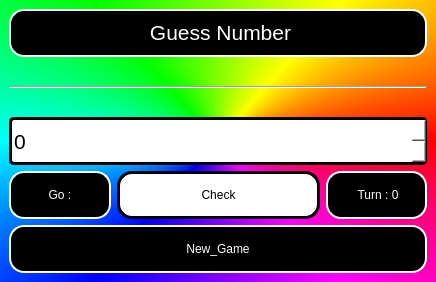
<?xml version="1.0" encoding="UTF-8"?>
<ui version="4.0">
 <class>MainWindow</class>
 <widget class="QMainWindow" name="MainWindow">
  <property name="geometry">
   <rect>
    <x>0</x>
    <y>0</y>
    <width>436</width>
    <height>282</height>
   </rect>
  </property>
  <property name="windowTitle">
   <string>GuessNumber</string>
  </property>
  <property name="styleSheet">
   <string notr="true">background-color:qconicalgradient(cx:0.5, cy:0.5, angle:0, stop:0 rgba(255, 0, 0, 255), stop:0.166 rgba(255, 255, 0, 255), stop:0.333 rgba(0, 255, 0, 255), stop:0.5 rgba(0, 255, 255, 255), stop:0.666 rgba(0, 0, 255, 255), stop:0.833 rgba(255, 0, 255, 255), stop:1 rgba(255, 0, 0, 255))</string>
  </property>
  <widget class="QWidget" name="centralwidget">
   <layout class="QGridLayout" name="gridLayout">
    <item row="0" column="0" colspan="4">
     <widget class="QLabel" name="label">
      <property name="sizePolicy">
       <sizepolicy hsizetype="Preferred" vsizetype="Preferred">
        <horstretch>0</horstretch>
        <verstretch>0</verstretch>
       </sizepolicy>
      </property>
      <property name="font">
       <font>
        <pointsize>16</pointsize>
       </font>
      </property>
      <property name="styleSheet">
       <string notr="true">background-color: rgb(0, 0, 0);
border-style: outset;
border-width:2px;
border-radius:15px;
border-color: white;
color: rgb(255, 255, 255);</string>
      </property>
      <property name="text">
       <string>&lt;html&gt;&lt;head/&gt;&lt;body&gt;&lt;p align=&quot;center&quot;&gt;&lt;span style=&quot; color:#ffffff;&quot;&gt;Guess Number&lt;/span&gt;&lt;/p&gt;&lt;/body&gt;&lt;/html&gt;</string>
      </property>
     </widget>
    </item>
    <item row="3" column="1" colspan="2">
     <widget class="QPushButton" name="check_game">
      <property name="sizePolicy">
       <sizepolicy hsizetype="Minimum" vsizetype="Preferred">
        <horstretch>0</horstretch>
        <verstretch>0</verstretch>
       </sizepolicy>
      </property>
      <property name="styleSheet">
       <string notr="true">background-color:white;
border-style: outset;
border-width:3px;
border-radius: 15px;
border-color: black;
color: black;</string>
      </property>
      <property name="text">
       <string>Check</string>
      </property>
     </widget>
    </item>
    <item row="1" column="0" colspan="4">
     <widget class="Line" name="line">
      <property name="sizePolicy">
       <sizepolicy hsizetype="Minimum" vsizetype="Preferred">
        <horstretch>0</horstretch>
        <verstretch>0</verstretch>
       </sizepolicy>
      </property>
      <property name="font">
       <font>
        <pointsize>9</pointsize>
       </font>
      </property>
      <property name="styleSheet">
       <string notr="true">background-color: None;
color: rgb(0, 0, 0);</string>
      </property>
      <property name="orientation">
       <enum>Qt::Horizontal</enum>
      </property>
     </widget>
    </item>
    <item row="3" column="0">
     <widget class="QLabel" name="order">
      <property name="sizePolicy">
       <sizepolicy hsizetype="Preferred" vsizetype="Preferred">
        <horstretch>0</horstretch>
        <verstretch>0</verstretch>
       </sizepolicy>
      </property>
      <property name="styleSheet">
       <string notr="true">background-color: rgb(0, 0, 0);
border-style: outset;
border-width:2px;
border-radius:15px;
border-color: white;
color: rgb(255, 255, 255);</string>
      </property>
      <property name="text">
       <string>&lt;html&gt;&lt;head/&gt;&lt;body&gt;&lt;p align=&quot;center&quot;&gt;Go : &lt;/p&gt;&lt;/body&gt;&lt;/html&gt;</string>
      </property>
     </widget>
    </item>
    <item row="2" column="0" colspan="4">
     <widget class="QSpinBox" name="guess_number">
      <property name="enabled">
       <bool>true</bool>
      </property>
      <property name="sizePolicy">
       <sizepolicy hsizetype="Minimum" vsizetype="Preferred">
        <horstretch>0</horstretch>
        <verstretch>0</verstretch>
       </sizepolicy>
      </property>
      <property name="font">
       <font>
        <pointsize>16</pointsize>
       </font>
      </property>
      <property name="styleSheet">
       <string notr="true">background-color:white;
border-style: outset;
border-width:3px;
border-radius:5px;
border-color: black;
color: black;</string>
      </property>
     </widget>
    </item>
    <item row="3" column="3">
     <widget class="QLabel" name="turn">
      <property name="sizePolicy">
       <sizepolicy hsizetype="Preferred" vsizetype="Preferred">
        <horstretch>0</horstretch>
        <verstretch>0</verstretch>
       </sizepolicy>
      </property>
      <property name="styleSheet">
       <string notr="true">background-color: rgb(0, 0, 0);
border-style: outset;
border-width:2px;
border-radius:15px;
border-color: white;
color: rgb(255, 255, 255);</string>
      </property>
      <property name="text">
       <string>&lt;html&gt;&lt;head/&gt;&lt;body&gt;&lt;p align=&quot;center&quot;&gt;Turn : 0&lt;/p&gt;&lt;/body&gt;&lt;/html&gt;</string>
      </property>
     </widget>
    </item>
    <item row="4" column="0" colspan="4">
     <widget class="QPushButton" name="new_game">
      <property name="sizePolicy">
       <sizepolicy hsizetype="Minimum" vsizetype="Preferred">
        <horstretch>0</horstretch>
        <verstretch>0</verstretch>
       </sizepolicy>
      </property>
      <property name="styleSheet">
       <string notr="true">background-color: rgb(0, 0, 0);
border-style: outset;
border-width:2px;
border-radius:15px;
border-color: white;
color: rgb(255, 255, 255);</string>
      </property>
      <property name="text">
       <string>New_Game</string>
      </property>
     </widget>
    </item>
   </layout>
  </widget>
  <widget class="QMenuBar" name="menubar">
   <property name="geometry">
    <rect>
     <x>0</x>
     <y>0</y>
     <width>436</width>
     <height>22</height>
    </rect>
   </property>
  </widget>
 </widget>
 <resources/>
 <connections/>
</ui>
